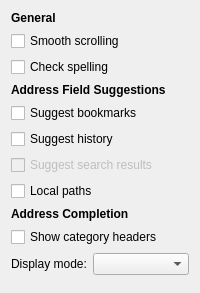
     <widget class="QWidget" name="browsingPage">
      <layout class="QVBoxLayout" name="browsingPageLayout">
       <item>
        <widget class="QLabel" name="browsingGeneralHeaderLabel">
         <property name="font">
          <font>
           <weight>75</weight>
           <bold>true</bold>
          </font>
         </property>
         <property name="text">
          <string>General</string>
         </property>
        </widget>
       </item>
       <item>
        <widget class="QCheckBox" name="browsingEnableSmoothScrollingCheckBox">
         <property name="text">
          <string>Smooth scrolling</string>
         </property>
        </widget>
       </item>
       <item>
        <widget class="QCheckBox" name="browsingEnableSpellCheckCheckBox">
         <property name="text">
          <string>Check spelling</string>
         </property>
        </widget>
       </item>
       <item>
        <widget class="QLabel" name="browsingSuggestionsHeaderLabel">
         <property name="font">
          <font>
           <weight>75</weight>
           <bold>true</bold>
          </font>
         </property>
         <property name="text">
          <string>Address Field Suggestions</string>
         </property>
        </widget>
       </item>
       <item>
        <layout class="QVBoxLayout" name="browsingSuggestionsLayout">
         <item>
          <widget class="QCheckBox" name="browsingSuggestBookmarksCheckBox">
           <property name="text">
            <string>Suggest bookmarks</string>
           </property>
          </widget>
         </item>
         <item>
          <widget class="QCheckBox" name="browsingSuggestHistoryCheckBox">
           <property name="text">
            <string>Suggest history</string>
           </property>
          </widget>
         </item>
         <item>
          <widget class="QCheckBox" name="browsingSuggestSearchCheckBox">
           <property name="enabled">
            <bool>false</bool>
           </property>
           <property name="text">
            <string>Suggest search results</string>
           </property>
          </widget>
         </item>
         <item>
          <widget class="QCheckBox" name="browsingSuggestLocalPathsCheckBox">
           <property name="text">
            <string>Local paths</string>
           </property>
          </widget>
         </item>
        </layout>
       </item>
       <item>
        <widget class="QLabel" name="browsingCompletionHeaderLabel">
         <property name="font">
          <font>
           <weight>75</weight>
           <bold>true</bold>
          </font>
         </property>
         <property name="text">
          <string>Address Completion</string>
         </property>
        </widget>
       </item>
       <item>
        <layout class="QVBoxLayout" name="browsingCompletionLayout">
         <item>
          <widget class="QCheckBox" name="browsingCategoriesCheckBox">
           <property name="text">
            <string>Show category headers</string>
           </property>
          </widget>
         </item>
         <item>
          <layout class="QFormLayout" name="browsingDisplayModeLayout">
           <item row="0" column="0">
            <widget class="QLabel" name="browsingDisplayModeLabel">
             <property name="text">
              <string>Display mode:</string>
             </property>
            </widget>
           </item>
           <item row="0" column="1">
            <widget class="QComboBox" name="browsingDisplayModeComboBox"/>
           </item>
          </layout>
         </item>
        </layout>
       </item>
       <item>
        <spacer name="browsingBrowsingSpacer">
         <property name="orientation">
          <enum>Qt::Vertical</enum>
         </property>
        </spacer>
       </item>
      </layout>
     </widget>
